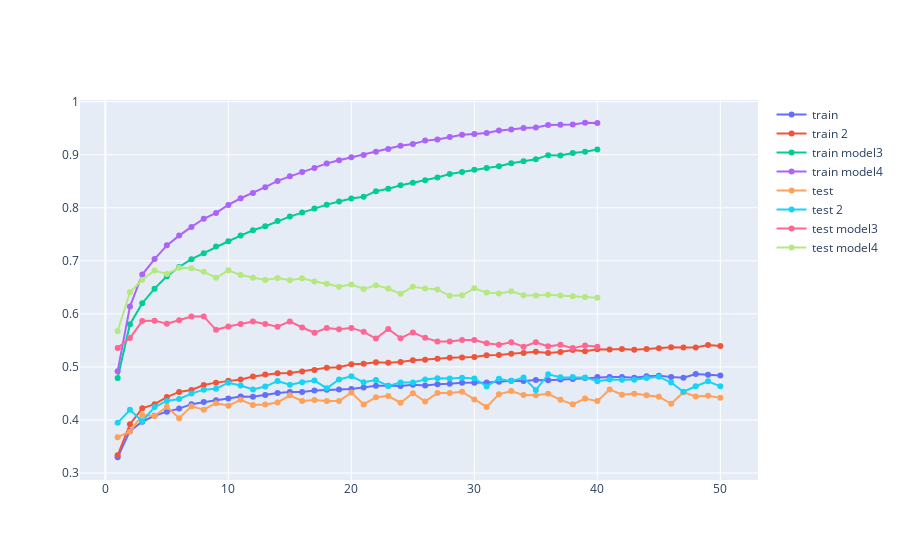

The code cell stored with this chart in its notebook:
### Markdown cell above
**พล็อตกราฟ 4 ชุด 8 เส้นไว้ด้วยกัน** คราวนี้ก็มาถึงคราวใช้ iplot วาดกราฟทั้งหมดไว้ด้วยกันเพื่อเปรียบเทียบสมรรถนะ

### Code cell
# [Your Work]
configure_plotly_browser_state() # for Colab user
iplot([train_acc_trace1, train_acc_trace2, train_acc_trace3, train_acc_trace4, test_acc_trace1, test_acc_trace2, test_acc_trace3, test_acc_trace4])
